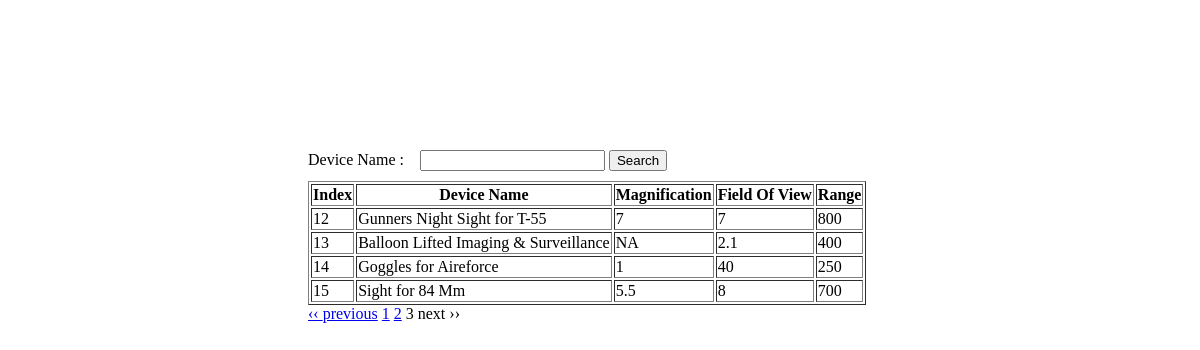
/myview/?page=3, run on an earlier commit of the app's database.
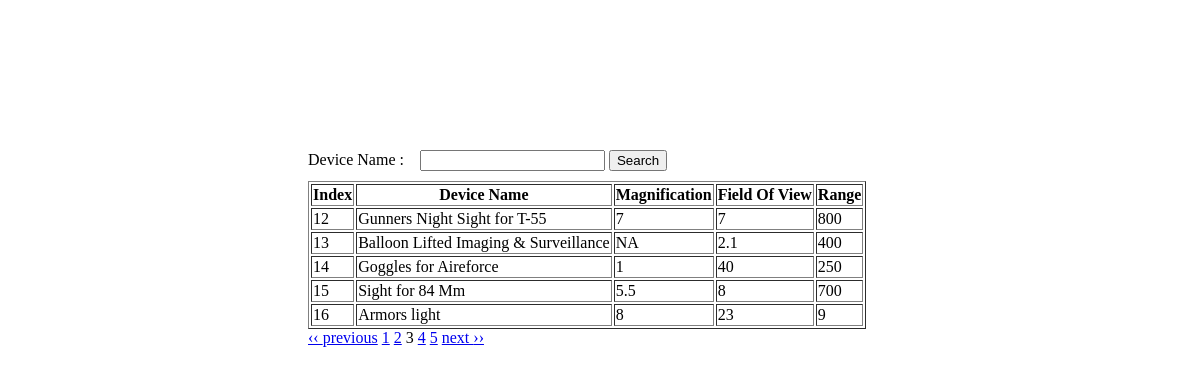
And on a later commit of the database.
### MyTaskData/models.py (models this page shows)
class MyData(models.Model):
    device_name=models.CharField('device_name' ,max_length=128,null=True,blank=True)
    magnification=models.CharField('magnification', max_length=128,null=True,blank=True)
    field_of_view=models.CharField('field_of_view', max_length=128,null=True,blank=True)
    range=models.CharField('range', max_length=128,null=True,blank=True)
    created_date=models.DateField('created_date',default=timezone.now())

### MyViewApp/views.py (the view)
# urls.py: url(r'^myview/',views.myView),
def myView(request):
    context = RequestContext(request)
    page=myUtiLity.my_page(request)
    if request.method == 'GET':
       mydata=MyData.objects.all()
       p = Paginator(mydata,settings.PER_PAGE_NUMBER, request=request)
       myList = p.page(page)
       return render_to_response(
           'myview/myView.html', {'myData':myList,'all_records':1}, context)
    elif request.method == 'POST':
       search_text = str(request.POST.get('search_text','')).strip()
       mydata=MyData.objects.filter(device_name__icontains=search_text)
       print(mydata)
       return render_to_response(
           'myview/myView.html',{'myData':mydata,'all_records':0}, context)

### MyViewApp/utility.py (called while the page is built)
      def my_page(request):
         try:
            page = request.GET.get('page',settings.INTIAL_PAGE)
         except PageNotAnInteger:
            page = settings.INTIAL_PAGE
         return page

### pure_pagination/paginator.py (called while the page is built)
def add_page_querystring(func):
    @functools.wraps(func)
    def wrapper(self, *args, **kwargs):
        result = func(self, *args, **kwargs)
        if isinstance(result, int):
            querystring = self._other_page_querystring(result)
            return PageRepresentation(result, querystring)
        elif isinstance(result, list):
            new_result = []
            for number in result:
                if isinstance(number, int):
                    querystring = self._other_page_querystring(number)
                    new_result.append(PageRepresentation(number, querystring))
                else:
                    new_result.append(number)
            return new_result
        return result
    return wrapper

    def validate_number(self, number):
        try:
            number = int(number)
        except ValueError:
            raise PageNotAnInteger('That page number is not an integer')
        if number < 1:
            raise EmptyPage('That page number is less than 1')
        if number > self.num_pages:
            if number == 1 and self.allow_empty_first_page:
                pass
            else:
                raise EmptyPage('That page contains no results')
        return number

    def page(self, number):
        number = self.validate_number(number)
        bottom = (number - 1) * self.per_page
        top = bottom + self.per_page
        if top + self.orphans >= self.count:
            top = self.count
        return Page(self.object_list[bottom:top], number, self)

    def _get_count(self):
        if self._count is None:
            try:
                self._count = self.object_list.count()
            except (AttributeError, TypeError):
                self._count = len(self.object_list)
        return self._count

    def _get_num_pages(self):
        if self._num_pages is None:
            if self.count == 0 and not self.allow_empty_first_page:
                self._num_pages = 0
            else:
                hits = max(1, self.count - self.orphans)
                self._num_pages = int(ceil(hits / float(self.per_page)))
        return self._num_pages

    def __new__(cls, x, querystring):
        obj = int.__new__(cls, x)
        obj.querystring = querystring
        return obj

### templates/myview/myView.html (shortened to what this page needs)
<!DOCTYPE html>
<html>
<head lang="en">
</head>
<body>
<div style="margin-left:300px;margin-top:150px">
<form  action="/myview/" method="post">
Device Name : &nbsp;&nbsp;
<input type="text" name="search_text"/>
    <input type="submit" value="Search">
</form>
    <div style="margin-top: 10px">
<table border="1">
<tr>
     <th>Index</th>
   <th>Device Name</th>
       <th>Magnification</th>
     <th>Field Of View</th>
 <th>Range</th>
</tr>
{% if all_records == 1%}
    {% if myData.object_list %}
{% for field in myData.object_list %}
  <tr>
   <td>{{ field.pk }}</td>
  <td>{{ field.device_name }}</td>
  <td>{{ field.magnification }}</td>
  <td>{{ field.field_of_view }}</td>
  <td>{{ field.range }}</td>
</tr>     {% endfor %}
    {% else %}
    <tr>Sorry No data</tr>
    {% endif %}
{% endif %}
</table>
    </div>
{% if all_records == 1%}
<div id="pagination">
 {{ myData.render }}
</div>
{% endif %}
</div>
</body>
</html>

### pure_pagination/templates/pure_pagination/pagination.html
{% load i18n %}
<div class="pagination">
    {% if page_obj.has_previous %}
        <a href="?{{ page_obj.previous_page_number.querystring }}" class="prev">&lsaquo;&lsaquo; {% trans "previous" %}</a>
    {% else %}
        <span class="disabled prev">&lsaquo;&lsaquo; {% trans "previous" %}</span>
    {% endif %}
 {% for page in page_obj.pages %}
        {% if page %}
            {% ifequal page page_obj.number %}
                <span class="current page">{{ page }}</span>
            {% else %}
                <a href="?page={{ page }}" class="page">{{ page }}</a>
            {% endifequal %}
        {% else %}
            ...
        {% endif %}
    {% endfor %}
    {% if page_obj.has_next %}
        <a href="?{{ page_obj.next_page_number.querystring }}" class="next">{% trans "next" %} &rsaquo;&rsaquo;</a>
    {% else %}
        <span class="disabled next">{% trans "next" %} &rsaquo;&rsaquo;</span>
    {% endif %}
</div>

What changed in the data, as far as the page shows it:
added MyData: pk "16", device_name "Armors light", magnification "8", field_of_view "23", range "9"
Also different on the page:
new list line: "4"
new list line: "5"
